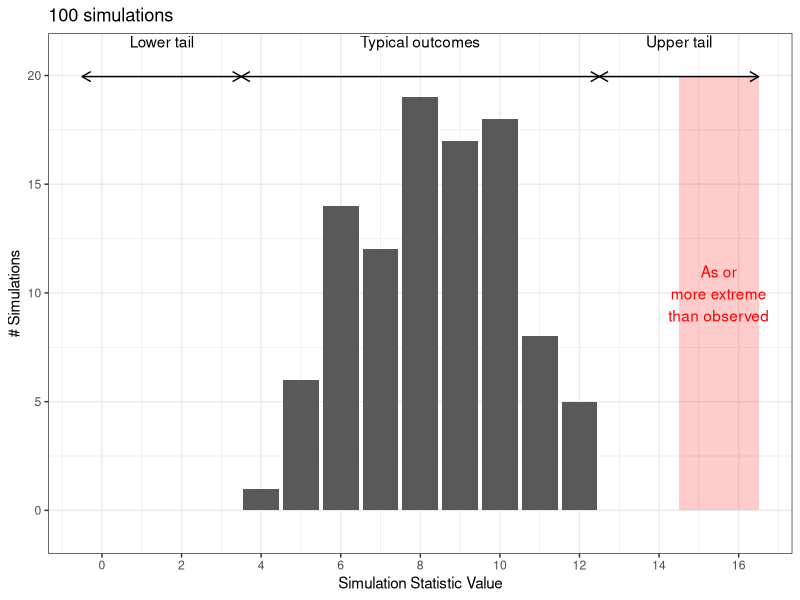
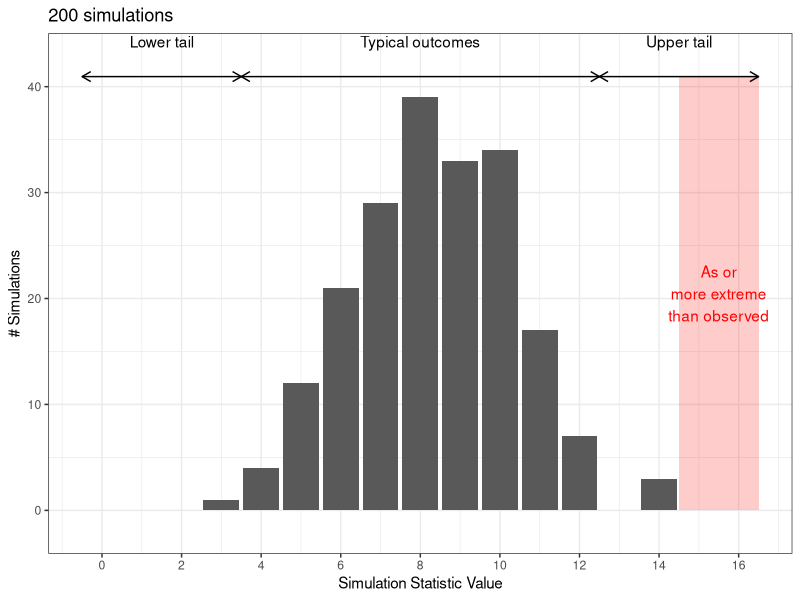
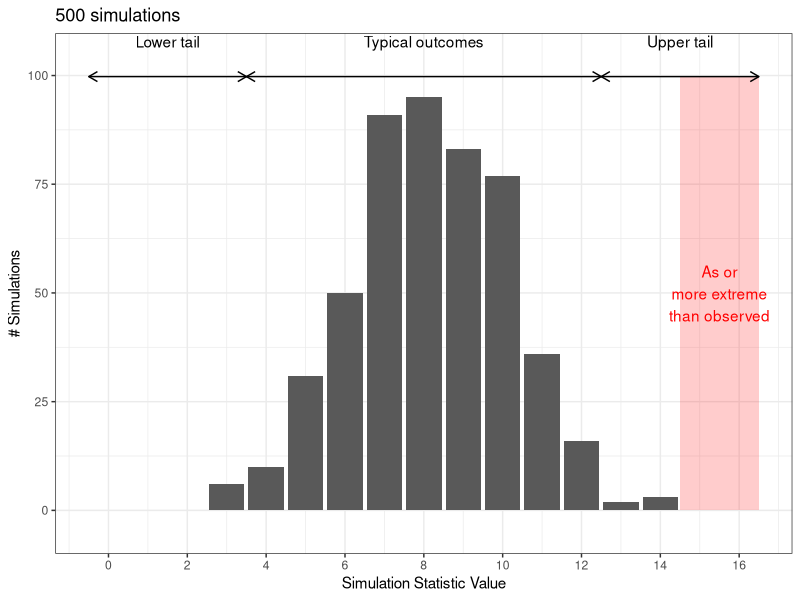
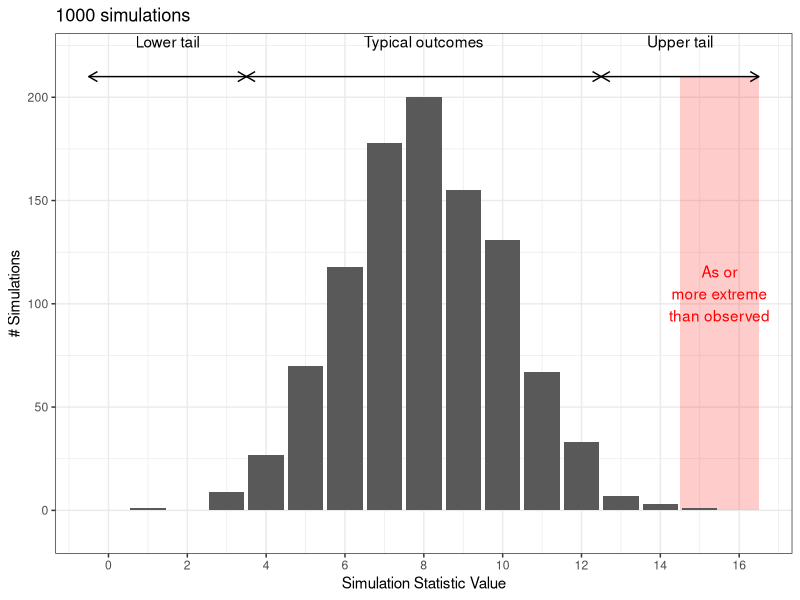
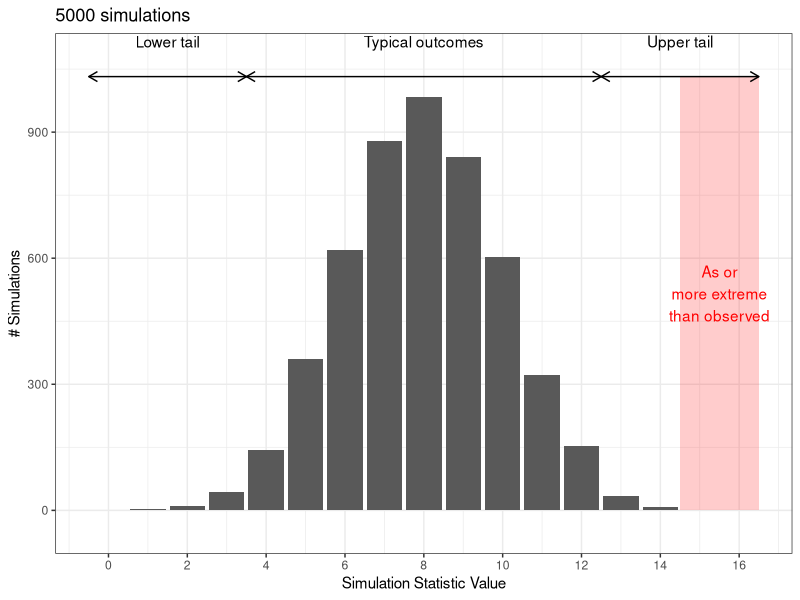
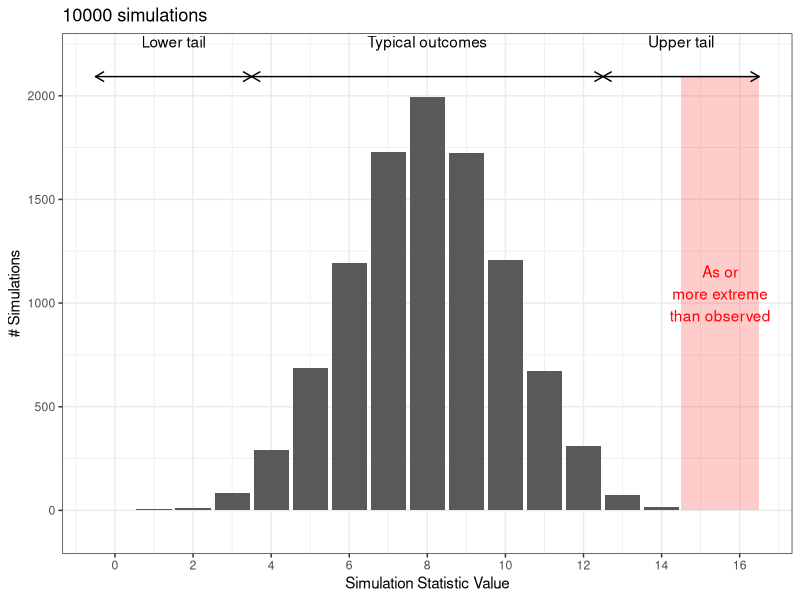
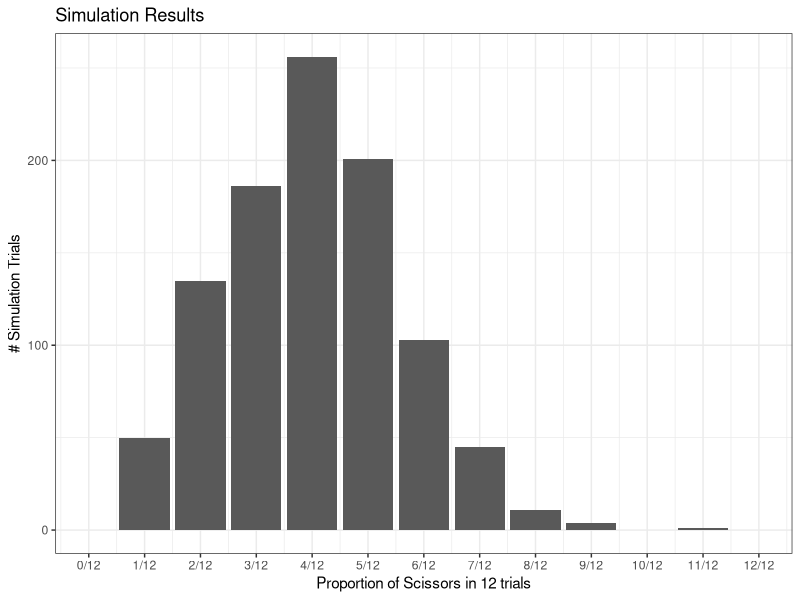
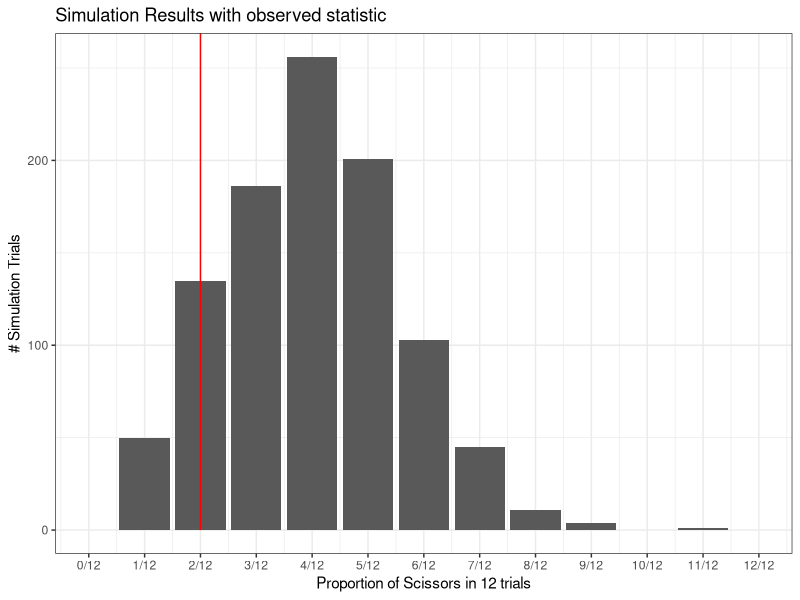

Write R code to recreate these figures, in order.
## ---- chunk 1

library(ggplot2)
library(tidyverse)
knitr::opts_chunk$set(dpi=300, message = F, warning = F, echo = F, fig.width = 8, fig.height = 4, out.width = "80%", fig.align = "center", cache = T)
theme_set(theme_bw())
## ---- chunk 2
set.seed(50703092)
x2 <- rbinom(10000, 16, .5)
ymax <- function(x) max(table(x))*1.05
my_arrow <- arrow(ends = "both", length = unit(0.1, "inches"))

x <- x2[1:100]

ggplot(data = tibble(x = x), aes(x = x)) + 
  annotate("rect", xmin = 14.5, xmax = 16.5, ymin = 0, ymax = ymax(x), fill = "red", alpha = .2) + 
  annotate("text", x = 15.5, y = ymax(x)/2, vjust = .5, label = "As or\nmore extreme\nthan observed", color = "red") + 
  geom_bar(width = .9) + 
  annotate("segment", x = -0.5, xend = 3.5, y = ymax(x), yend = ymax(x), arrow = my_arrow) + 
  annotate("text", x = 1.5, y = Inf, vjust = 1.2, label = "Lower tail") + 
  annotate("segment", x = 3.5, xend = 12.5, y = ymax(x), yend = ymax(x), arrow =  my_arrow) + 
  annotate("text", x = 8, y = Inf, vjust = 1.2, label = "Typical outcomes") +
  annotate("segment", x = 12.5, xend = 16.5, y = ymax(x), yend = ymax(x), arrow =  my_arrow) + 
  annotate("text", x = 14.5, y = Inf, vjust = 1.2, label = "Upper tail") + 
  scale_y_continuous("# Simulations", expand = c(.1, 0)) + 
  scale_x_continuous("Simulation Statistic Value", breaks = (0:8)*2) + 
  ggtitle("100 simulations")

x <- x2[1:200]
ggplot(data = tibble(x = x), aes(x = x)) + 
  annotate("rect", xmin = 14.5, xmax = 16.5, ymin = 0, ymax = ymax(x), fill = "red", alpha = .2) + 
  annotate("text", x = 15.5, y = ymax(x)/2, vjust = .5, label = "As or\nmore extreme\nthan observed", color = "red") + 
  geom_bar(width = .9) + 
  annotate("segment", x = -0.5, xend = 3.5, y = ymax(x), yend = ymax(x), arrow = my_arrow) + 
  annotate("text", x = 1.5, y = Inf, vjust = 1.2, label = "Lower tail") + 
  annotate("segment", x = 3.5, xend = 12.5, y = ymax(x), yend = ymax(x), arrow =  my_arrow) + 
  annotate("text", x = 8, y = Inf, vjust = 1.2, label = "Typical outcomes") +
  annotate("segment", x = 12.5, xend = 16.5, y = ymax(x), yend = ymax(x), arrow =  my_arrow) + 
  annotate("text", x = 14.5, y = Inf, vjust = 1.2, label = "Upper tail") + 
  scale_y_continuous("# Simulations", expand = c(.1, 0)) + 
  scale_x_continuous("Simulation Statistic Value", breaks = (0:8)*2) + 
  ggtitle("200 simulations")


x <- x2[1:500]
ggplot(data = tibble(x = x), aes(x = x)) + 
  annotate("rect", xmin = 14.5, xmax = 16.5, ymin = 0, ymax = ymax(x), fill = "red", alpha = .2) + 
  annotate("text", x = 15.5, y = ymax(x)/2, vjust = .5, label = "As or\nmore extreme\nthan observed", color = "red") + 
  geom_bar(width = .9) + 
  annotate("segment", x = -0.5, xend = 3.5, y = ymax(x), yend = ymax(x), arrow = my_arrow) + 
  annotate("text", x = 1.5, y = Inf, vjust = 1.2, label = "Lower tail") + 
  annotate("segment", x = 3.5, xend = 12.5, y = ymax(x), yend = ymax(x), arrow =  my_arrow) + 
  annotate("text", x = 8, y = Inf, vjust = 1.2, label = "Typical outcomes") +
  annotate("segment", x = 12.5, xend = 16.5, y = ymax(x), yend = ymax(x), arrow =  my_arrow) + 
  annotate("text", x = 14.5, y = Inf, vjust = 1.2, label = "Upper tail") + 
  scale_y_continuous("# Simulations", expand = c(.1, 0)) + 
  scale_x_continuous("Simulation Statistic Value", breaks = (0:8)*2) + 
  ggtitle("500 simulations")


x <- x2[1:1000]
ggplot(data = tibble(x = x), aes(x = x)) + 
  annotate("rect", xmin = 14.5, xmax = 16.5, ymin = 0, ymax = ymax(x), fill = "red", alpha = .2) + 
  annotate("text", x = 15.5, y = ymax(x)/2, vjust = .5, label = "As or\nmore extreme\nthan observed", color = "red") + 
  geom_bar(width = .9) + 
  annotate("segment", x = -0.5, xend = 3.5, y = ymax(x), yend = ymax(x), arrow = my_arrow) + 
  annotate("text", x = 1.5, y = Inf, vjust = 1.2, label = "Lower tail") + 
  annotate("segment", x = 3.5, xend = 12.5, y = ymax(x), yend = ymax(x), arrow =  my_arrow) + 
  annotate("text", x = 8, y = Inf, vjust = 1.2, label = "Typical outcomes") +
  annotate("segment", x = 12.5, xend = 16.5, y = ymax(x), yend = ymax(x), arrow =  my_arrow) + 
  annotate("text", x = 14.5, y = Inf, vjust = 1.2, label = "Upper tail") + 
  scale_y_continuous("# Simulations", expand = c(.1, 0)) + 
  scale_x_continuous("Simulation Statistic Value", breaks = (0:8)*2) + 
  ggtitle("1000 simulations")


x <- x2[1:5000]
ggplot(data = tibble(x = x), aes(x = x)) + 
  annotate("rect", xmin = 14.5, xmax = 16.5, ymin = 0, ymax = ymax(x), fill = "red", alpha = .2) + 
  annotate("text", x = 15.5, y = ymax(x)/2, vjust = .5, label = "As or\nmore extreme\nthan observed", color = "red") + 
  geom_bar(width = .9) + 
  annotate("segment", x = -0.5, xend = 3.5, y = ymax(x), yend = ymax(x), arrow = my_arrow) + 
  annotate("text", x = 1.5, y = Inf, vjust = 1.2, label = "Lower tail") + 
  annotate("segment", x = 3.5, xend = 12.5, y = ymax(x), yend = ymax(x), arrow =  my_arrow) + 
  annotate("text", x = 8, y = Inf, vjust = 1.2, label = "Typical outcomes") +
  annotate("segment", x = 12.5, xend = 16.5, y = ymax(x), yend = ymax(x), arrow =  my_arrow) + 
  annotate("text", x = 14.5, y = Inf, vjust = 1.2, label = "Upper tail") + 
  scale_y_continuous("# Simulations", expand = c(.1, 0)) + 
  scale_x_continuous("Simulation Statistic Value", breaks = (0:8)*2) + 
  ggtitle("5000 simulations")


x <- x2[1:10000]
ggplot(data = tibble(x = x), aes(x = x)) + 
  annotate("rect", xmin = 14.5, xmax = 16.5, ymin = 0, ymax = ymax(x), fill = "red", alpha = .2) + 
  annotate("text", x = 15.5, y = ymax(x)/2, vjust = .5, label = "As or\nmore extreme\nthan observed", color = "red") + 
  geom_bar(width = .9) + 
  annotate("segment", x = -0.5, xend = 3.5, y = ymax(x), yend = ymax(x), arrow = my_arrow) + 
  annotate("text", x = 1.5, y = Inf, vjust = 1.2, label = "Lower tail") + 
  annotate("segment", x = 3.5, xend = 12.5, y = ymax(x), yend = ymax(x), arrow =  my_arrow) + 
  annotate("text", x = 8, y = Inf, vjust = 1.2, label = "Typical outcomes") +
  annotate("segment", x = 12.5, xend = 16.5, y = ymax(x), yend = ymax(x), arrow =  my_arrow) + 
  annotate("text", x = 14.5, y = Inf, vjust = 1.2, label = "Upper tail") + 
  scale_y_continuous("# Simulations", expand = c(.1, 0)) + 
  scale_x_continuous("Simulation Statistic Value", breaks = (0:8)*2) + 
  ggtitle("10000 simulations")
  
## ---- chunk 3
set.seed(2016100700)
df <- tibble(x = rbinom(1000, 12, 1/3)/12)

ggplot(df, aes(x = x)) + geom_bar() + 
  scale_x_continuous("Proportion of Scissors in 12 trials", breaks = (0:12)/12,
                     labels = sprintf("%d/12", 0:12), limits = c(0, 1)) +
  scale_y_continuous("# Simulation Trials") + 
  ggtitle("Simulation Results")
## ---- chunk 4

ggplot(df, aes(x = x)) + geom_bar() + 
  scale_x_continuous("Proportion of Scissors in 12 trials", breaks = (0:12)/12,
                     labels = sprintf("%d/12", 0:12), limits = c(0, 1)) +
  scale_y_continuous("# Simulation Trials") + 
  ggtitle("Simulation Results with observed statistic") +
  annotate("segment", y = 0, yend = Inf, x = 2/12, xend = 2/12, color = "red")

## ---- chunk 5
ggplot(df, aes(x = x)) + geom_bar() + 
  scale_x_continuous("Proportion of Scissors in 12 trials", breaks = (0:12)/12,
                     labels = sprintf("%d/12", 0:12), limits = c(0, 1)) +
  scale_y_continuous("# Simulation Trials") +  
  ggtitle("Which direction to go?") +
  annotate("segment", y = 0, yend = Inf, x = 2/12, xend = 2/12, color = "red") +
  annotate("text", y = 175, x = 1/12, label = "atop(displaystyle(atop(In~the,direction)),of~H[A])", color = "red", parse = T, vjust = 0) + 
  annotate("segment", x = 1.75/12, xend = 0, y = 150, yend = 150, color = "red", arrow = arrow(ends = "last", length = unit(0.1, "inches")) )
## ---- chunk 6

df <- df %>%
  mutate(extreme = factor(x <=2/12, labels = c("Not extreme", "Extreme"))) 

ggplot(df, aes(x = x, fill = extreme)) + geom_bar() + 
  scale_fill_manual("", values = c("Extreme" = "red", "Not extreme" = "grey20")) + 
  theme(legend.title = element_blank(), legend.position = c(1, 1), legend.justification = c(1,1), legend.background = element_rect(fill = "transparent")) + 
  scale_x_continuous("Proportion of Scissors in 12 trials", breaks = (0:12)/12,
                     labels = sprintf("%d/12", 0:12), limits = c(0, 1)) +
  scale_y_continuous("# Simulation Trials") + 
  ggtitle("Simulation statistics as or more extreme than the observed statistic") +
  annotate("segment", y = 0, yend = Inf, x = 2/12, xend = 2/12, color = "red") +
  annotate("text", y = 175, x = 1/12, label = "atop(displaystyle(atop(In~the,direction)),of~H[A])", color = "red", parse = T, vjust = 0) + 
  annotate("segment", x = 1.75/12, xend = 0, y = 150, yend = 150, color = "red", arrow = arrow(ends = "last", length = unit(0.1, "inches")) )

## ---- chunk 7
ggplot(df, aes(x = x, fill = extreme)) + geom_bar() + 
  scale_fill_manual("", values = c("Extreme" = "red", "Not extreme" = "grey20")) + 
  theme(legend.title = element_blank(), legend.position = c(1, 1), legend.justification = c(1,1), legend.background = element_rect(fill = "transparent")) + 
  scale_x_continuous("Proportion of Scissors in 12 trials", breaks = (0:12)/12,
                     labels = sprintf("%d/12", 0:12), limits = c(0, 1)) +
  scale_y_continuous("# Simulation Trials") + 
  ggtitle("Simulation Results with p-value calculation") +
  annotate("segment", y = 0, yend = Inf, x = 2/12, xend = 2/12, color = "red") +
  annotate("text", y = 175, x = 1/12, label = "atop(displaystyle(atop(In~the,direction)),of~H[A])", color = "red", parse = T, vjust = 0) + 
  annotate("segment", x = 1.75/12, xend = 0, y = 150, yend = 150, color = "red", arrow = arrow(ends = "last", length = unit(0.1, "inches")) ) #+ 
  # annotate("text", x = 12, y = 150, label = paste("P~bgroup('(', x^'*'<= 2,')')~phantom(0)== frac(", sum(df$extreme == "Extreme"), ", ", nrow(df), ")~phantom(0)== ", mean(df$extreme == "Extreme")), parse = T, hjust = 1)

## ---- chunk 8
set.seed(342509182)
tbl <- tibble(x = rbinom(1000, 10, .15)/10, extreme = x > .8)

ggplot(tbl, aes(x = x, fill = extreme)) + 
  geom_bar() + 
  scale_x_continuous(limits = c(-0.05, 1), breaks = (0:10)/10, "30 Day Mortality Rate, 10 patients") + 
  scale_y_continuous("# Simulated Cases") + 
  annotate("segment", x = 0.8, xend = 0.8, y = 0, yend = Inf) + 
  annotate("label", x = 0.8, y = 300, label = "St. George's\nMortality Rate") +
  annotate("text", x = .9, y = -Inf, label = sprintf("Mean: %0.3f  \nSD: %0.3f  \nProp: %0.3f  ", mean(tbl$x), sd(tbl$x), mean(tbl$extreme)), hjust = 0, vjust = -0.25)
## ---- chunk 9
set.seed(342509182)
tbl1 <- tibble(x = rbinom(1000, 361, .15)/361, extreme = x > 71/361)

ggplot(tbl1, aes(x = x, fill = extreme)) + 
  geom_bar() + 
  scale_x_continuous("30 Day Mortality Rate, 361 patients") + 
  scale_y_continuous("# Simulated Cases") + 
  annotate("segment", x = 71/361, xend = 71/361, y = 0, yend = Inf) + 
  annotate("label", x = 71/361, y = 40, label = "St. George's\nMortality Rate\n(1986-2000)") +
  annotate("text", x = .08, y = Inf, label = sprintf("Mean: %0.3f\nSD: %0.3f\nProp: %0.3f", mean(tbl1$x), sd(tbl1$x), mean(tbl1$extreme)), nudge_x = .15, hjust = 0, vjust = 1.5)
## ---- chunk 10

tibble(
  x = seq(-5, 5, .01),
  y = dnorm(x),
  evidence = case_when(abs(x) < 1.5 ~ "little or none", 
                       abs(x) <= 2 ~ "moderate",
                       abs(x) <= 3 ~ "strong", 
                       TRUE ~ "very strong") %>%
    factor(levels = rev(c("little or none", "moderate", "strong", "very strong")), ordered = T),
  side = ifelse(abs(x) < 1.5, TRUE, x >= 0)
) %>% 
ggplot(aes(x = x)) + 
  geom_area(aes(x = x, y = y, fill = evidence, color = evidence, group = interaction(evidence, side))) + 
  geom_ribbon(aes(x = x, ymin = -Inf, ymax = 0, color = evidence, fill = evidence)) + 
  annotate("rect", xmin = -Inf, xmax = Inf, ymin = -Inf, ymax = 0, alpha = 0.75, fill = "white", color = NA) + 
  stat_function(fun = dnorm, geom = "line") + 
  xlab("Standardized Statistic (z) Value") + 
  ggtitle("Interpretation of Standardized Statistic Values") + 
  coord_cartesian(xlim = c(-4, 4)) + 
  theme(legend.position = "bottom", axis.title.y = element_blank())
## ---- chunk 11
tbl <- tibble(n = c(32, 128, 256), x = purrr::map(n, rbinom, n = 100, prob = 23/32)) %>%
  unnest(x) %>%
  mutate(x = x/n)

ggplot(tbl, aes(x = x)) + 
  geom_histogram(bindwidth = .02) + 
  facet_wrap(~n, labeller = "label_both", ncol = 1) + 
  ylab("# Simulations") + 
  xlab("Simulated Proportion")
## ---- chunk 12
tbl <- tibble(x = seq(-4, 4, .01), y = dnorm(x)) %>%
  mutate(`One Sided` = ifelse(x > 2, y, NA), `Two Sided` = ifelse(abs(x) > 2, y, NA), sign = x >= 0) %>%
  pivot_longer(`One Sided`:`Two Sided`, names_to = "Type", values_to = "value")
  

ggplot(tbl) + 
  geom_area(aes(x = x, y = value, group = interaction(Type, sign)), fill = "darkgreen") + 
  geom_line(aes(x = x, y = y)) + 
  facet_wrap(~Type) + 
  theme(axis.title = element_blank())
## ---- chunk 13
set.seed(41209083)
tbl <- tibble(x = rbinom(10000, 10, .5)/10)

ggplot(tbl, aes(x = x)) + 
  geom_bar() + 
  ylab("# simulations") + xlab("Proportion of heads") + 
  annotate("text", x = 0, y = 2500, label = sprintf("Mean: %0.3f\nSD: %0.3f", mean(tbl$x), sd(tbl$x)), vjust = 1, hjust = 0)
## ---- chunk 14
set.seed(204908579)
tbl <- tibble(x = rbinom(100, 10, .5)/10, one_sided = x >= .8, two_sided = abs(x - .5) >= .3) %>%
  pivot_longer(-x, names_to = "type", values_to = "extreme") %>%
  mutate(type = str_replace(type, "_", " ") %>% str_to_title())

ggplot(tbl, aes(x = x)) + 
  geom_dotplot(aes(fill = extreme)) + 
  facet_wrap(~type) + 
  scale_fill_discrete(guide = F) + 
  scale_x_continuous("Proportion", breaks = (0:10)/10, limits = c(0,1)) + 
  theme(axis.title.y = element_blank(), axis.text.y = element_blank(), axis.ticks.y = element_blank())
## ---- chunk 15
set.seed(2016100700)
df <- bind_rows(
    tibble(x = rbinom(1000, 12, 1/3)/12, example = "Rock Paper Scissors"),
    tibble(x = rbinom(1000, 10, .15)/10, example = "Heart Transplant - 10 cases"),
    tibble(x = rbinom(500, 361, .15)/361, example = "Heart Transplant - 361 cases"),
    tibble(x = rbinom(1000, 10, .5)/10, example = "Fair Coin"),
    tibble(x = rbinom(1000, 16, .5)/16, example = "Doris and Buzz")
  )

ggplot(df, aes(x = x)) + geom_histogram(breaks = (0:50)/50) + 
  facet_wrap(~example, scales = "free_y") + 
  scale_x_continuous("Proportion of Successes") +
  scale_y_continuous("# Simulation Trials") + 
  ggtitle("Simulation Results")
## ---- chunk 16
set.seed(2016100700)
df <- bind_rows(
    tibble(x = rbinom(1000, 12, 1/3)/12, example = "Rock Paper Scissors"),
    tibble(x = rbinom(1000, 10, .15)/10, example = "Heart Transplant\n10 cases"),
    tibble(x = rbinom(500, 361, .15)/361, example = "Heart Transplant\n361 cases"),
    tibble(x = rbinom(1000, 10, .5)/10, example = "Fair Coin"),
    tibble(x = rbinom(1000, 16, .5)/16, example = "Doris and Buzz")
  )

ggplot(df, aes(x = x)) + geom_histogram(breaks = (0:50)/50) + 
  facet_wrap(~example, scales = "free_y", ncol = 5) + 
  scale_x_continuous("Proportion of Successes") +
  scale_y_continuous("# Simulation Trials") + 
  ggtitle("Simulation Results")

## ---- chunk 17
tbl <- expand_grid(size = c(20, 30, 40, 50, 100, 150, 200, 500),
                   prob = c(.05, .15, .3)) %>%
  mutate(sample = purrr::pmap(., rbinom, n = 1000)) %>% 
  unnest_longer(sample) %>%
  mutate(sample = sample/size) %>% 
  mutate(n = size) %>% nest(-n)

plot_hists <- function(data) {
  bw <- 1/unique(data$size)
  sz <- unique(data$size)
  print(ggplot(data, aes(x = sample)) + 
          geom_vline(aes(xintercept = prob), data = unique(select(data, prob)), color = "red") + 
    geom_histogram(binwidth = .025) + 
    facet_grid(.~prob, label = "label_both") + 
    ggtitle(paste("1000 samples with n = ", sz)) + 
    scale_x_continuous("Sample proportion", limits = c(0, 1))) + 
    theme(axis.text.y = element_text(angle = 90, vjust = 0.5, hjust = 0.5))
}

tbl$data %>%
  purrr::walk(plot_hists)
